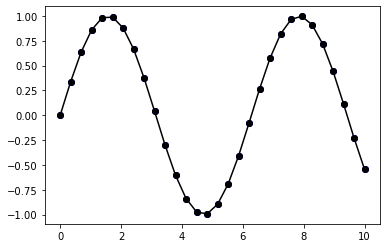

Source code (Python):
#!/usr/bin/env python
# coding: utf-8

# In[11]:


import numpy as np 
import matplotlib.pyplot as plt
x = np.linspace(0,10,30)
y = np.sin(x)
plt.plot(x,y,'o',color = 'b')
plt.plot(x, y, '-ok')# 直線(-)、圓圈(o)、黑色(k)


# In[ ]:
